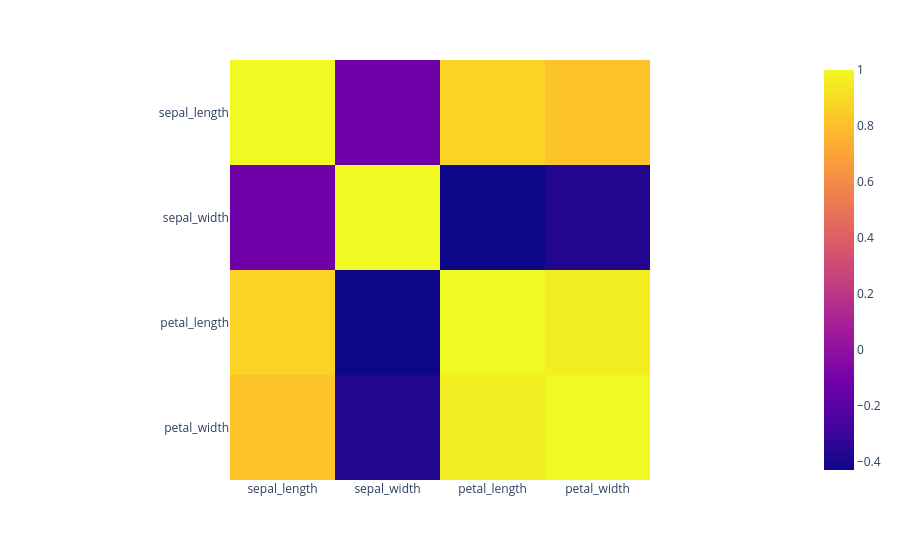

Notebook code cell kept with this figure:
### Code cell
# heatmap on corr of iris dataset of sepal_length,sepal_width, petal_length and petal_width  
fig = px.imshow(iris[['sepal_length', 'sepal_width', 'petal_length', 'petal_width']].corr())
fig.show()

### Figure 1 — Plotly figure (JSON) as saved in the notebook; plotly's stock layout.template omitted (floating-point values rounded to 4 significant figures)
{"data": [{"coloraxis": "coloraxis", "hovertemplate": "x: %{x}<br>y: %{y}<br>color: %{z}<extra></extra>", "name": "0", "type": "heatmap", "x": ["sepal_length", "sepal_width", "petal_length", "petal_width"], "xaxis": "x", "y": ["sepal_length", "sepal_width", "petal_length", "petal_width"], "yaxis": "y", "z": [[1.0, -0.1176, 0.8718, 0.8179], [-0.1176, 1.0, -0.4284, -0.3661], [0.8718, -0.4284, 1.0, 0.9629], [0.8179, -0.3661, 0.9629, 1.0]]}], "layout": {"coloraxis": {"colorscale": [[0, "#0d0887"], [0.1111, "#46039f"], [0.2222, "#7201a8"], [0.3333, "#9c179e"], [0.4444, "#bd3786"], [0.5556, "#d8576b"], [0.6667, "#ed7953"], [0.7778, "#fb9f3a"], [0.8889, "#fdca26"], [1, "#f0f921"]]}, "margin": {"t": 60}, "xaxis": {"anchor": "y", "constrain": "domain", "domain": [0, 1], "scaleanchor": "y"}, "yaxis": {"anchor": "x", "autorange": "reversed", "constrain": "domain", "domain": [0, 1]}}}
